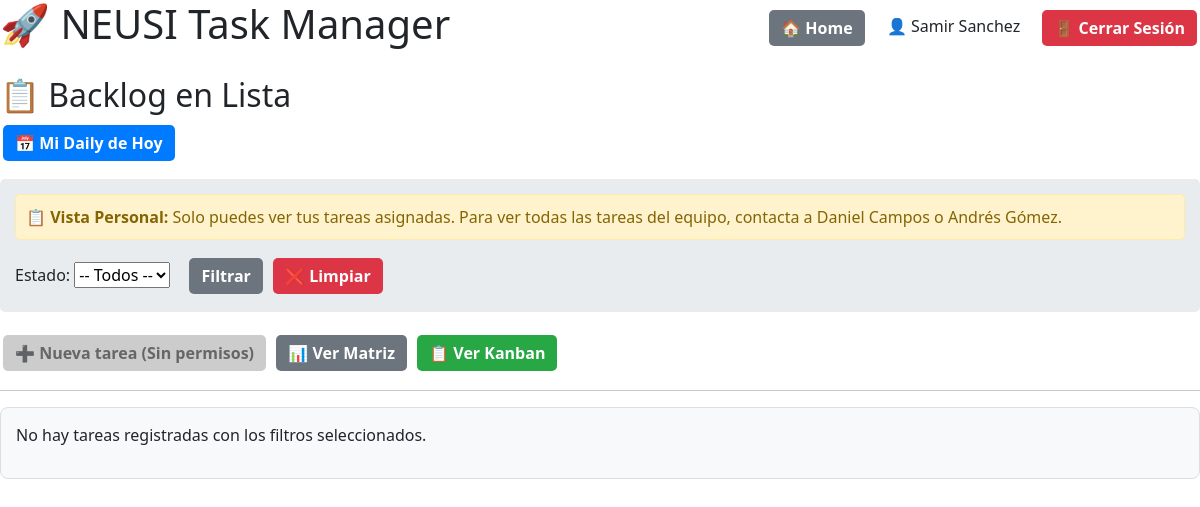
Page /lista/ (signed in) on the earlier database version.
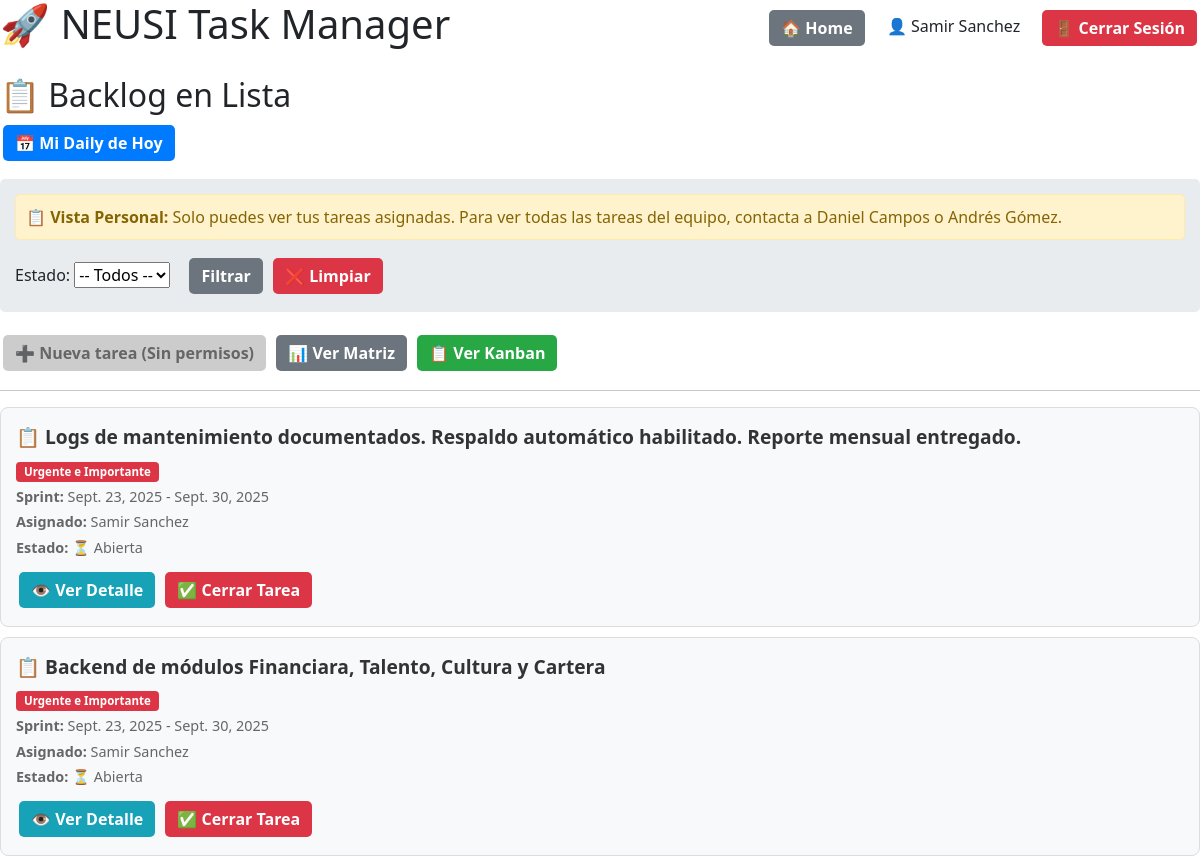
Same page on the later database version.
### backlog/models.py (models this page shows, shortened)
class Tarea(models.Model):
    MATRIZ_CHOICES = [
        ("UI", "Urgente e Importante"),
        ("NUI", "No Urgente e Importante"),
        ("UNI", "Urgente y No Importante"),
        ("NUNI", "No Urgente y No Importante"),
    ]
    ESTADO_CHOICES = [
        ("NUEVO", "Nuevo"),
        ("APROBADO", "Aprobado"),
        ("EN_PROGRESO", "En Progreso"),
        ("COMPLETADO", "Completado"),
        ("BLOQUEADO", "Bloqueado"),
    ]
    titulo = models.CharField(max_length=200)
    descripcion = models.TextField(blank=True)
    criterios_aceptacion = models.TextField(
        blank=True,
        help_text="Criterios que deben cumplirse para cerrar esta tarea"
    )
    categoria = models.CharField(max_length=4, choices=MATRIZ_CHOICES)
    estado = models.CharField(
        max_length=20,
        choices=ESTADO_CHOICES,
        default="NUEVO",
        help_text="Estado actual de la tarea en el workflow"
    )
    asignado_a = models.ForeignKey(
        Integrante,
        on_delete=models.SET_NULL,
        null=True,
        blank=True,
        related_name="tareas_asignadas"
    )
    sprint = models.ForeignKey(Sprint, on_delete=models.CASCADE)
    completada = models.BooleanField(default=False)
    fecha_cierre = models.DateTimeField(null=True, blank=True)
    informe_cierre = models.FileField(
        upload_to="informes_cierre/",
        blank=True,
        null=True,
        help_text="Archivo requerido para cerrar la tarea"
    )

class Sprint(models.Model):
    nombre = models.CharField(max_length=50, default="Sprint")
    inicio = models.DateField()
    fin = models.DateField()

class Integrante(models.Model):
    ROL_PERMISOS = {
        "Lider Bases de datos": ["crear_tareas", "agregar_evidencias", "editar_tareas"],
        "Scrum Master / PO": ["crear_tareas", "agregar_evidencias", "editar_tareas"],
    }
    user = models.OneToOneField(User, on_delete=models.CASCADE)
    rol = models.CharField(max_length=100, blank=True)
    def puede_crear_tareas(self):
        permisos = self.ROL_PERMISOS.get(self.rol, [])
        return "crear_tareas" in permisos

### backlog/views.py (the view)
# urls.py: path("lista/", views.backlog_lista, name="backlog_lista"),
@login_required
def backlog_lista(request):
    try:
        usuario_integrante = request.user.integrante
        tiene_permisos_admin = usuario_integrante.puede_crear_tareas()
    except AttributeError:
        tiene_permisos_admin = False
        usuario_integrante = None
    if tiene_permisos_admin:
        tareas = Tarea.objects.all().select_related("asignado_a", "sprint")
        integrantes = Integrante.objects.all()
    else:
        tareas = Tarea.objects.filter(asignado_a=usuario_integrante) if usuario_integrante else Tarea.objects.none()
        integrantes = []
    sprints = Sprint.objects.all()
    persona_id = request.GET.get("persona")
    sprint_id = request.GET.get("sprint")
    estado = request.GET.get("estado")
    if persona_id and persona_id != "":
        try:
            tareas = tareas.filter(asignado_a__id=persona_id)
        except (ValueError, Integrante.DoesNotExist):
            pass
    if sprint_id and sprint_id != "":
        try:
            tareas = tareas.filter(sprint__id=sprint_id)
        except (ValueError, Sprint.DoesNotExist):
            pass
    if estado == "abiertas":
        tareas = tareas.filter(completada=False)
    elif estado == "cerradas":
        tareas = tareas.filter(completada=True)
    tareas = tareas.order_by("sprint__inicio", "categoria")
    return render(request, "backlog/backlog_lista.html", {
        "tareas": tareas,
        "sprints": sprints,
        "integrantes": integrantes,
        "estado": estado,
        "persona_id": persona_id,  # ✅ PASAR AL TEMPLATE
        "sprint_id": sprint_id,    # ✅ PASAR AL TEMPLATE
        "tiene_permisos_admin": tiene_permisos_admin,
    })

### backlog/templates/backlog/backlog_lista.html (shortened to what the changed rows need)
{% load static %}
<!DOCTYPE html>
<html>
<head>
    <link href="https://cdn.jsdelivr.net/npm/bootstrap@5.3.2/dist/css/bootstrap.min.css" rel="stylesheet">
</head>
<body>
    <div style="display: flex; justify-content: space-between; align-items: center; margin-bottom: 20px;">
        <h1>🚀 NEUSI Task Manager</h1>
    </div>
    <h2>📋 Backlog en Lista</h2>
    {% for tarea in tareas %}
        <div class="tarea-card">
            <div class="tarea-titulo">📋 {{ tarea.titulo }}</div>
            <div class="tarea-meta">
                <span class="badge {% if tarea.categoria == 'UI' %}badge-ui{% elif tarea.categoria == 'NUI' %}badge-nui{% elif tarea.categoria == 'UNI' %}badge-uni{% else %}badge-nuni{% endif %}">
                    {{ tarea.get_categoria_display }}
                </span>
            </div>
            <div class="tarea-meta"><strong>Sprint:</strong> {{ tarea.sprint.inicio }} - {{ tarea.sprint.fin }}</div>
            <div class="tarea-meta"><strong>Asignado:</strong> {{ tarea.asignado_a.user.first_name }} {{ tarea.asignado_a.user.last_name }}</div>
            <div class="tarea-meta">
                <strong>Estado:</strong>
                {% if tarea.completada %}
                    ✅ Cerrada {% if tarea.fecha_cierre %}({{ tarea.fecha_cierre|date:"d/m/Y H:i" }}){% endif %}
                {% else %}
                    ⏳ Abierta
                {% endif %}
            </div>
            <div style="margin-top: 10px;">
                <a href="{% url 'detalle_tarea' tarea.id %}" class="btn btn-info">👁️ Ver Detalle</a>
                {% if not tarea.completada %}
                    <button type="button" class="btn btn-danger" data-bs-toggle="modal" data-bs-target="#cerrarTareaModal{{ tarea.id }}">
                        ✅ Cerrar Tarea
                    </button>
                {% endif %}
            </div>
        </div>
    {% empty %}
        <div class="tarea-card">
            <p>No hay tareas registradas con los filtros seleccionados.</p>
        </div>
    {% endfor %}
</body>
</html>

Differences in the rows shown:
added Tarea: titulo "Logs de mantenimiento documentados. Respaldo automático habilitado. Reporte mensual entregado.", categoria "Urgente e Importante", sprint.inicio "Sept. 23, 2025", sprint.fin "Sept. 30, 2025", asignado_a.user.first_name "Samir Sanchez", completada "⏳ Abierta"
added Tarea: titulo "Backend de módulos Financiara, Talento, Cultura y Cartera", categoria "Urgente e Importante", sprint.inicio "Sept. 23, 2025", sprint.fin "Sept. 30, 2025", asignado_a.user.first_name "Samir Sanchez", completada "⏳ Abierta"
Other differences:
text no longer shown: "No hay tareas registradas con los filtros seleccionados."
